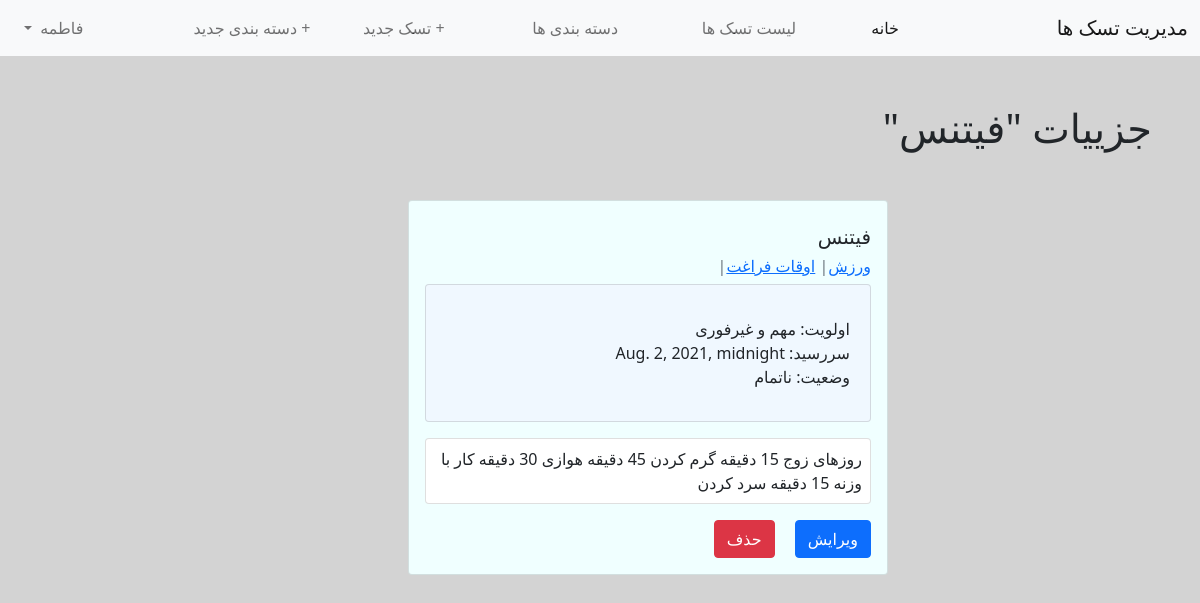
The page /todo/task/5/detail/ (signed in) on the database as committed earlier.
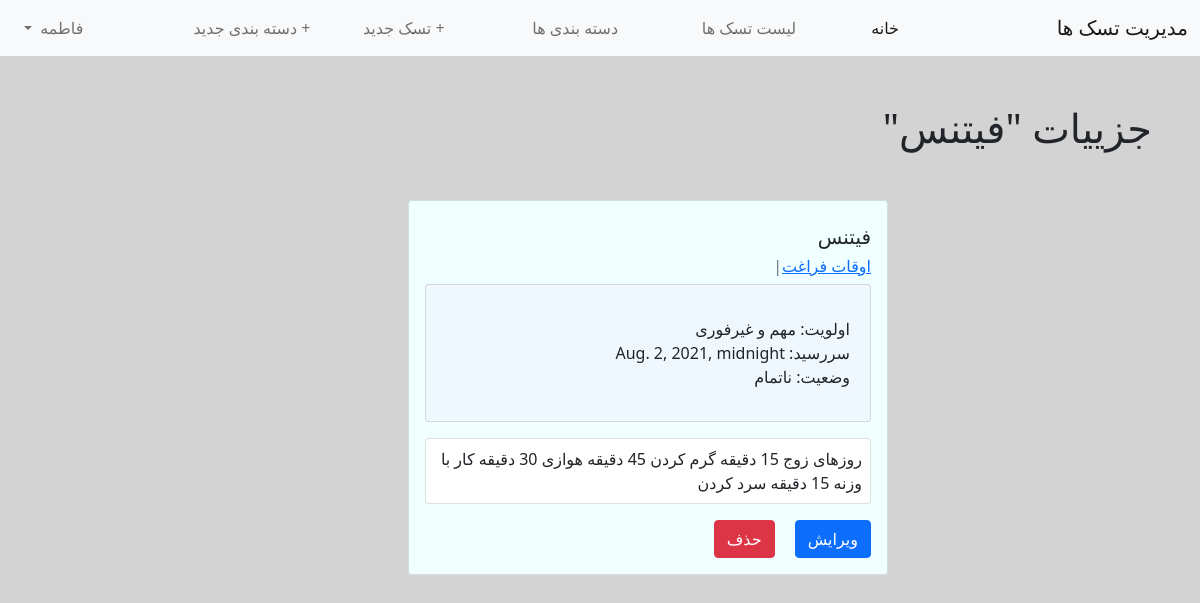
The same page on the database as committed later.
### todos/models.py (models this page shows, shortened)
class Category(models.Model):
    name = models.CharField(max_length=100)
    user = models.ForeignKey(get_user_model(), on_delete=models.CASCADE, related_name='user_categories')
    objects = CategoryManager()
    class Meta:
        constraints = [
            models.UniqueConstraint(fields=['name', 'user'], name='unique_group')
        ]

### todos/views.py (the view)
# urls.py: path('task/<int:pk>/detail/', TaskDetailView.as_view(), name='details'),
class TaskDetailView(LoginRequiredMixin, DetailView):
    model = Task
    template_name = 'tasks/task_detail.html'

### templates/tasks/task_detail.html (shortened to what this page needs)
{% extends 'base.html' %}
{% block content %}
    <h1 class="m-5">جزییات "{{ object.title }}"</h1>
    <div class="container w-50 my-5">
            <div class="card" style="width: 30rem; background-color: azure">
      <div class="card-body">
        <h5 class="card-title my-2">{{ object.title }}</h5>
        <h6 class="card-subtitle my-2 text-muted">
            {% for cat in object.category.all %}
                <a href="{% url 'category_tasks_list' cat.pk %}">{{ cat.name }}</a>|
            {% endfor %}
        </h6>
      <div class="container card py-3" style="background-color: aliceblue;">
          <div class="row py-3 px-2">
              <div class="col-12">اولویت:  {{ object.get_priority_display }}</div>
              <div class="col-12">سررسید:  {{ object.deadline }}</div>
              <div class="col-12">وضعیت:   {{ object.get_status_display }}</div>
          </div>
      </div>
        <p class="card-text my-3 card p-2">{{ object.description }}</p>
        <a href="{% url 'edit_task' object.pk %}" class="card-link"><button class="btn btn-primary">ویرایش</button></a>
        <a href="{% url 'delete_task' object.pk %}" class="card-link"><button class="btn btn-danger">حذف</button></a>
      </div>
    </div>
    </div>
{% endblock %}

Rows that differ between the two databases and show on the page:
removed Category: name "ورزش"
